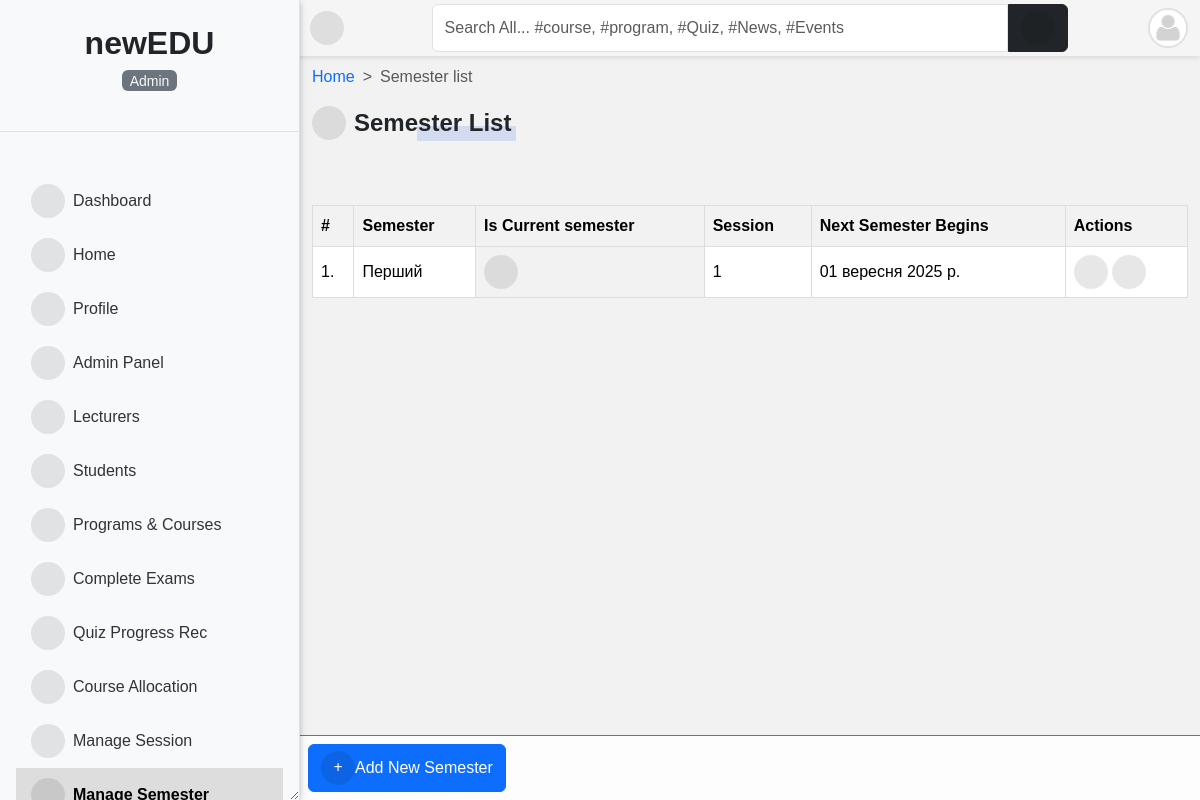
Screenshot of /uk/semester/ (signed in) with the database file from the repository.
### accounts/models.py (models this page shows, shortened)
class User(AbstractUser):
    is_student = models.BooleanField(default=False)
    is_lecturer = models.BooleanField(default=False)
    is_parent = models.BooleanField(default=False)
    is_dep_head = models.BooleanField(default=False)
    gender = models.CharField(max_length=1, choices=GENDERS, blank=True, null=True)
    phone = models.CharField(max_length=60, blank=True, null=True)
    address = models.CharField(max_length=60, blank=True, null=True)
    picture = models.ImageField(
        upload_to="profile_pictures/%y/%m/%d/", default="default.png", null=True
    )
    email = models.EmailField(blank=True, null=True)
    username_validator = ASCIIUsernameValidator()
    objects = CustomUserManager()
    class Meta:
        ordering = ("-date_joined",)
    @property
    def get_user_role(self):
        if self.is_superuser:
            role = _("Admin")
        elif self.is_student:
            role = _("Student")
        elif self.is_lecturer:
            role = _("Lecturer")
        elif self.is_parent:
            role = _("Parent")
        return role

### core/models.py (models this page shows, shortened)
class Semester(models.Model):
    semester = models.CharField(max_length=10, choices=SEMESTER, blank=True)
    is_current_semester = models.BooleanField(default=False, blank=True, null=True)
    session = models.ForeignKey(
        Session, on_delete=models.CASCADE, blank=True, null=True
    )
    next_semester_begins = models.DateField(null=True, blank=True)

class Session(models.Model):
    session = models.CharField(max_length=200, unique=True)
    is_current_session = models.BooleanField(default=False, blank=True, null=True)
    next_session_begins = models.DateField(blank=True, null=True)
    def __str__(self):
        return f"{self.session}"

### accounts/decorators.py (the view)
    def wrapper(request, *args, **kwargs):
        if test_func(request.user):
            return function(request, *args, **kwargs) if function else None
        return redirect(redirect_to)

### core/views.py (called while the page is built)
@login_required
@lecturer_required
def semester_list_view(request):
    semesters = Semester.objects.all().order_by("-is_current_semester", "-semester")
    return render(request, "core/semester_list.html", {"semesters": semesters})

### templates/core/semester_list.html (shortened to what this page needs)
{% extends 'base.html' %}
{% load i18n %}
{% block content %}
<nav style="--bs-breadcrumb-divider: '>';" aria-label="breadcrumb">
    <ol class="breadcrumb">
      <li class="breadcrumb-item"><a href="/">{% trans 'Home' %}</a></li>
      <li class="breadcrumb-item active" aria-current="page">{% trans 'Semester list' %}</li>
    </ol>
</nav>
{% if request.user.is_superuser %}
<div class="manage-wrap">
    <a class="btn btn-primary" href="{% url 'add_semester' %}"><i class="fas fa-plus"></i>{% trans 'Add New Semester' %}</a>
</div>
{% endif %}
<div class="title-1"><i class="fas fa-calendar-alt"></i>{% trans 'Semester List' %}</div>
<div class="table-responsive table-shadow p-0 mt-5">
    <table class="table">
        <thead>
            <tr>
                <th>#</th>
                <th> {% trans 'Semester' %} </th>
                <th> {% trans 'Is Current semester' %} </th>
                <th> {% trans 'Session' %} </th>
                <th> {% trans 'Next Semester Begins' %} </th>
                {% if request.user.is_superuser %}
                <th> {% trans 'Actions' %} </th>
                {% endif %}
            </tr>
        </thead>
        <tbody>
            {% for semester in semesters %}
            <tr>
                <td> {{ forloop.counter }}.</td>
                <td>{{ semester.semester }}</td>
                <th>
                    {% if semester.is_current_semester == False %}
                    <i class="fas fa-times-circle fa-1-5x danger"></i>
                    {% else %}
                    <i class="fas fa-check-circle fa-1-5x"></i>
                    {% endif %}
                </th>
                <td>{{ semester.session }}</td>
                <td>{{ semester.next_semester_begins }}</td>
                {% if request.user.is_superuser %}
                <td>
                    <div class="update-delete">
                        <a href="{% url 'edit_semester' pk=semester.pk %}" class="update" title="{% trans 'Edit' %}"><i
                                class="fas fa-pencil-alt"></i></a>
                        <a href="{% url 'delete_semester' pk=semester.pk %}" class="delete" title="{% trans 'Delete' %}"><i
                                class="fas fa-trash-alt"></i></a>
                    </div>
                </td>
                {% endif %}
            {% endfor %}
        </tbody>
    </table>
</div>
{% endblock content %}

### templates/sidebar.html (shortened to what this page needs)
{% load static %}
{% load i18n %}
<div id="side-nav" class="d-flex flex-column bg-light vh-100 border-end">
    <div class="main-menu flex-grow-1">
        <div class="text-center py-4 border-bottom">
            <a href="/" class="text-decoration-none">
                <span class="h2 fw-bold text-dark">newEDU</span>
            <p class="mt-2 small text-muted">
                <mark class="bg-secondary text-light rounded px-2">
                    {{ request.user.get_user_role }}
                </mark>
            </p>
        </div>
        {% url 'home' as hom %} {% url 'dashboard' as dash %} {% url 'profile' as prof %}
        {% url 'lecturer_list' as lec %} {% url 'student_list' as stu %}
        {% url 'course_allocation_view' as cav %} {% url 'programs' as pro %}
        {% url 'session_list' as sess %} {% url 'semester_list' as sem %}
        {% url 'add_score' as ascore %} {% url 'grade_results' as vr %}
        {% url 'ass_results' as ar %} {% url 'course_registration' as cr %}
        {% url 'edit_profile' as ep %} {% url 'change_password' as cp %}
        {% url 'quiz_progress' as qpr %} {% url 'quiz_marking' as qce %}
        {% url 'user_course_list' as ucl %} {% url 'admin_panel' as admin_p %}
        <ul class="nav flex-column px-3 pt-3">
            {% if request.user.is_superuser %}
            <li class="nav-item">
                <a class="nav-link {% if request.path == dash %}active fw-bold{% endif %}" href="{{ dash }}">
                    <i class="fas fa-tachometer-alt me-2"></i>{% trans 'Dashboard' %}
                </a>
            </li>
            {% endif %}
            <li class="nav-item">
                <a class="nav-link {% if request.path == hom %}active fw-bold{% endif %}" href="{{ hom }}">
                    <i class="fas fa-home me-2"></i>{% trans 'Home' %}
                </a>
            </li>
            <li class="nav-item">
                <a class="nav-link {% if request.path == prof %}active fw-bold{% endif %}" href="{{ prof }}">
                    <i class="fas fa-user me-2"></i>{% trans 'Profile' %}
                </a>
            </li>
            {% if request.user.is_superuser %}
            <li class="nav-item">
                <a class="nav-link {% if request.path == admin_p %}active fw-bold{% endif %}" href="{{ admin_p }}">
                    <i class="fas fa-user-tie me-2"></i>{% trans 'Admin Panel' %}
                </a>
            </li>
            <li class="nav-item">
                <a class="nav-link {% if request.path == lec %}active fw-bold{% endif %}" href="{{ lec }}">
                    <i class="fas fa-chalkboard-teacher me-2"></i>{% trans 'Lecturers' %}
                </a>
            </li>
            <li class="nav-item">
                <a class="nav-link {% if request.path == stu %}active fw-bold{% endif %}" href="{{ stu }}">
                    <i class="fas fa-user-graduate me-2"></i>{% trans 'Students' %}
                </a>
            </li>
            {% endif %}
            {% if request.user.is_superuser or request.user.is_lecturer %}
            <li class="nav-item">
                <a class="nav-link {% if request.path == pro %}active fw-bold{% endif %}" href="{{ pro }}">
                    <i class="fas fa-book-open me-2"></i>{% trans 'Programs & Courses' %}
                </a>
            </li>
            <li class="nav-item">
                <a class="nav-link {% if request.path == qce %}active fw-bold{% endif %}" href="{{ qce }}">
                    <i class="fas fa-check-double me-2"></i>{% trans 'Complete Exams' %}
                </a>
            </li>
            {% endif %}
            {% if request.user.is_superuser %}
            <li class="nav-item">
                <a class="nav-link {% if request.path == qpr %}active fw-bold{% endif %}" href="{{ qpr }}">
                    <i class="fas fa-record-vinyl me-2"></i>{% trans 'Quiz Progress Rec' %}
                </a>
            </li>
            <li class="nav-item">
                <a class="nav-link {% if request.path == cav %}active fw-bold{% endif %}" href="{{ cav }}">
                    <i class="fas fa-tasks me-2"></i>{% trans 'Course Allocation' %}
                </a>
            </li>
            <li class="nav-item">
                <a class="nav-link {% if request.path == sess %}active fw-bold{% endif %}" href="{{ sess }}">
                    <i class="fas fa-calendar-week me-2"></i>{% trans 'Manage Session' %}
                </a>
            </li>
            <li class="nav-item">
                <a class="nav-link {% if request.path == sem %}active fw-bold{% endif %}" href="{{ sem }}">
                    <i class="fas fa-calendar-alt me-2"></i>{% trans 'Manage Semester' %}
                </a>
            </li>
            {% endif %}
        </ul>
    </div>
</div>

### templates/navbar.html (shortened to what this page needs)
{% load i18n%}
<div id="top-navbar" class="py-1">
	<div class="container">
		<div class="nav-wrapper">
			<div class="toggle-btn" onclick="toggleSidebar()">
				<i class="fas fa-bars"></i>
			</div>
			<form class="form-header" action="{% url 'query' %}" method="GET">
				<input id="primary-search" class="form-control rounded-end-0" type="text" name="q" value="{{ request.GET.q }}"
					placeholder="{% trans 'Search All... #course, #program, #Quiz, #News, #Events' %}" required />
				<button class="btn btn-dark rounded-start-0" type="submit">
					<i class="fas fa-search"></i>
				</button>
			</form>
			<div class="dropdown">
				<div class="avatar border border-2" type="button" data-bs-toggle="dropdown" aria-expanded="false">
					<img src="{{ request.user.picture.url }}">
				</div>
			</div>
		</div>
	</div>
</div>

### templates/sidebar.html (style rules this page uses)
#side-nav .nav-link { color: #333; padding: 10px 15px; border-radius: 0; transition: background-color 0.2s; }
#side-nav .nav-link.active { background-color: #ddd; color: #000; font-weight: bold; }

### rows the page displays
User: user.get_user_role "Admin", user.picture (placeholder picture)
Semester: semester "Перший", is_current_semester True (drawn), session "1", next_semester_begins "01 вересня 2025 р."
